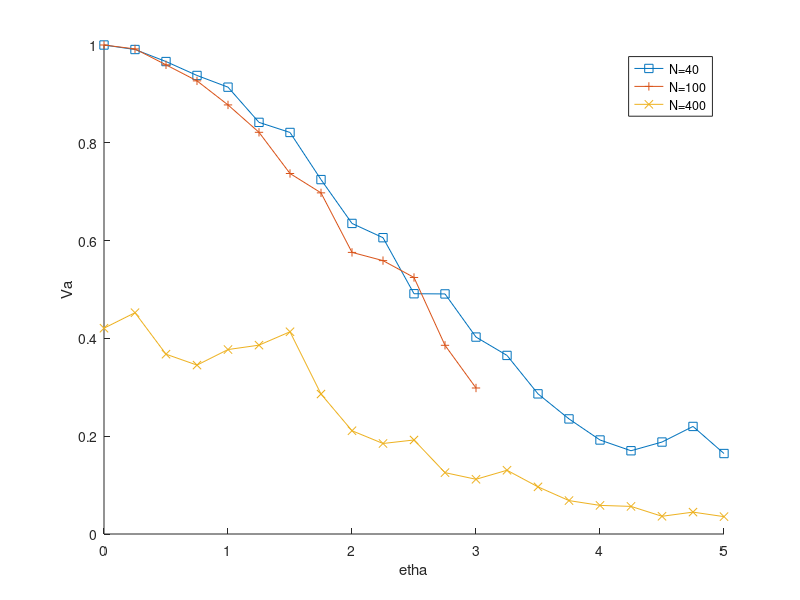

This figure's MATLAB source:
a=load("./Graphics/va_N=40.txt")
hold on;

 plot(a(:,1),a(:,2),"marker",'s');
 
 b=load("./Graphics/va_N=100.txt");
 
  plot(b(:,1),b(:,2),"marker",'+');
  
   
 c=load("./Graphics/va_N=400.txt");
 
  plot(c(:,1),c(:,2),"marker",'x');
  
  xlabel('etha');
ylabel('Va');
legend('N=40','N=100','N=400');
hold off;

print -djpg ./Graphics/borrar_curves.jpg